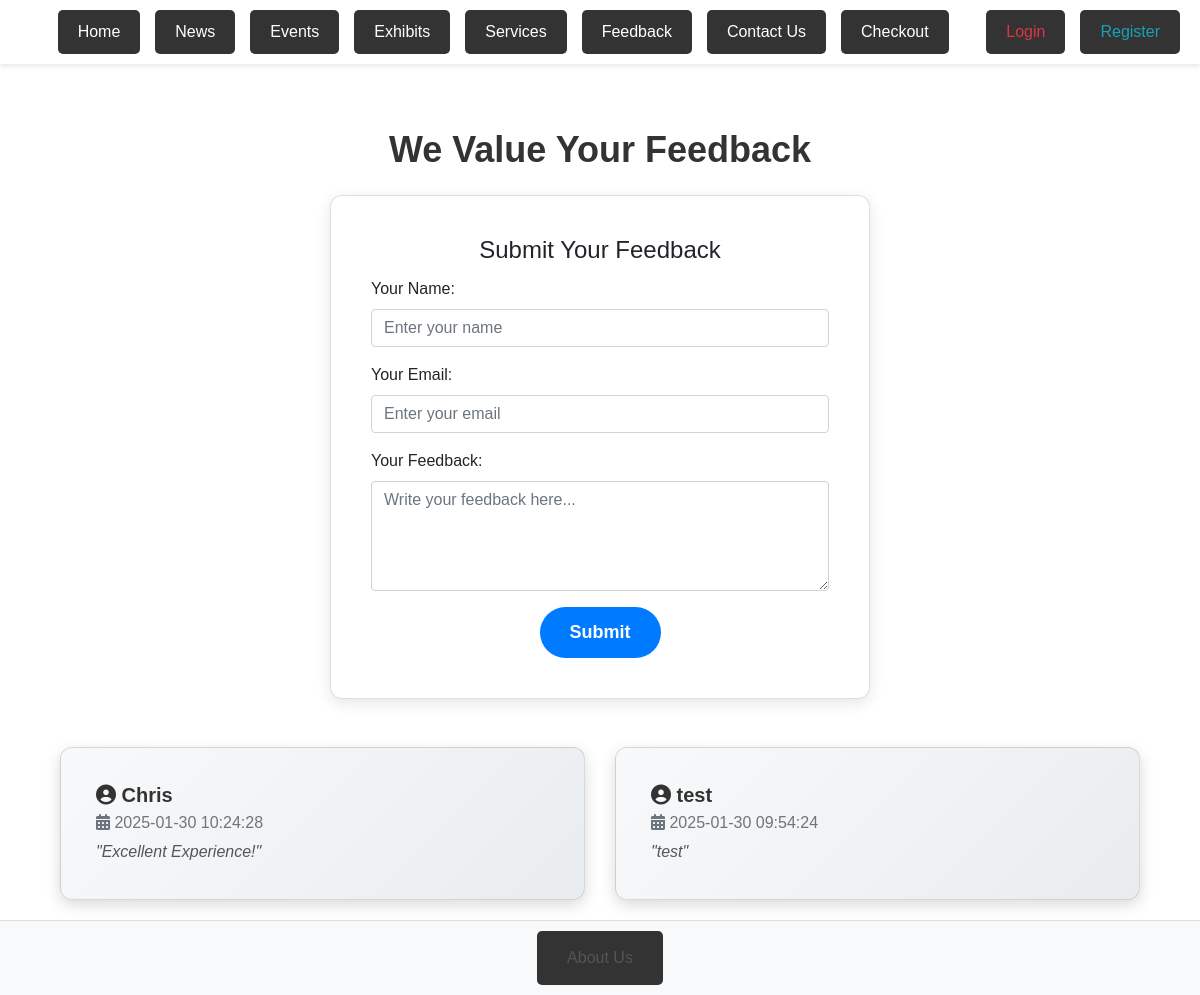
Screenshot of /feedback with the database file from the repository.
### server.py (models this page shows)
class Feedback(db.Model):
    id = db.Column(db.Integer, primary_key=True)
    user_id = db.Column(db.Integer, db.ForeignKey('user.id'), nullable=True)
    username = db.Column(db.String(100), nullable=False)
    email = db.Column(db.String(120), nullable=False)
    feedback = db.Column(db.Text, nullable=False)
    created_at = db.Column(db.DateTime, default=db.func.current_timestamp())
    status = db.Column(db.String(20), default='unread')

### server.py (the view, shortened to what this page needs)
@app.route('/feedback', methods=['GET', 'POST'])
def feedback():
    try:
        feedback_entries = Feedback.query.order_by(Feedback.created_at.desc()).all()
        return render_template('feedback.html', feedback=feedback_entries)
    except Exception as e:
        app.logger.error(f"Error fetching feedback: {e}")
        flash("An error occurred while loading feedback.", "danger")
        return redirect(url_for('home'))

### templates/feedback.html (shortened to what this page needs)
{% extends "base.html" %}
{% block content %}
<div class="container mt-5">
    <h2 class="text-center mb-4 title-style">
        We Value Your Feedback
    </h2>
    <div class="feedback-form-container">
        <div class="card feedback-form-card">
            <div class="card-body">
                <h4 class="card-title text-center">Submit Your Feedback</h4>
                <form action="{{ url_for('submit_feedback') }}" method="POST">
                    <div class="mb-3">
                        <label for="name" class="form-label">Your Name:</label>
                        <input type="text" id="name" name="name" class="form-control" placeholder="Enter your name" required>
                    </div>
                    <div class="mb-3">
                        <label for="email" class="form-label">Your Email:</label>
                        <input type="email" id="email" name="email" class="form-control" placeholder="Enter your email" required>
                    </div>
                    <div class="mb-3">
                        <label for="feedback" class="form-label">Your Feedback:</label>
                        <textarea id="feedback" name="feedback" rows="4" class="form-control" placeholder="Write your feedback here..." required></textarea>
                    </div>
                    <div class="text-center">
                        <button type="submit" class="btn btn-primary submit-feedback-btn">Submit</button>
                    </div>
                </form>
            </div>
        </div>
    </div>
    <div class="row mt-5">
        {% for entry in feedback %}
        <div class="col-md-6">
            <div class="card feedback-card">
                <div class="card-body">
                    <h5 class="card-title">
                        <i class="fas fa-user-circle"></i> {{ entry.username }}
                    </h5>
                    <h6 class="card-subtitle mb-2 text-muted">
                        <i class="fas fa-calendar-alt"></i> {{ entry.created_at.strftime('%Y-%m-%d %H:%M:%S') }}
                    </h6>
                    <p class="card-text feedback-text">"{{ entry.feedback }}"</p>
                </div>
            </div>
        </div>
        {% else %}
        <p class="text-center text-muted mt-4">No feedback has been submitted yet.</p>
        {% endfor %}
    </div>
</div>
{% endblock %}

### static/styles.css (style rules this page uses)
* { margin: 0; padding: 0; box-sizing: border-box; }
body, html { height: 100%; font-family: Arial, sans-serif; line-height: 1.6; }
body { display: flex; flex-direction: column; min-height: 100vh; background-color: #f4f4f4; }

### templates/base.html (style rules this page uses)
body { font-family: Arial, sans-serif; margin: 0; padding: 0; display: flex; flex-direction: column; min-height: 100vh; }
.container { flex: 1; }

### templates/feedback.html (style rules this page uses)
.title-style { font-family: 'Poppins', sans-serif; font-size: 36px; font-weight: 700; color: #333; }
.feedback-form-container { display: flex; justify-content: center; }
.feedback-form-card { width: 50%; background: white; padding: 20px; border-radius: 12px; box-shadow: 0 4px 15px rgba(0, 0, 0, 0.1); transition: transform 0.2s ease-in-out; }
.submit-feedback-btn { font-size: 18px; padding: 12px 30px; font-weight: bold; border-radius: 30px; background: #007bff; border: none; transition: background 0.3s ease-in-out; }
.feedback-card { background: linear-gradient(135deg, #f8f9fa, #e9ecef); color: #333; border-radius: 12px; padding: 15px; margin-bottom: 20px; box-shadow: 0 5px 15px rgba(0, 0, 0, 0.15); transition: transform 0.2s ease-in-out; }
.feedback-card .card-title { font-weight: bold; font-size: 20px; }
.feedback-card .feedback-text { font-size: 16px; color: #555; font-style: italic; }

### rows the page displays
Feedback: username "Chris", created_at "2025-01-30 10:24:28", feedback "Excellent Experience!"
Feedback: username "test", created_at "2025-01-30 09:54:24", feedback "test"
